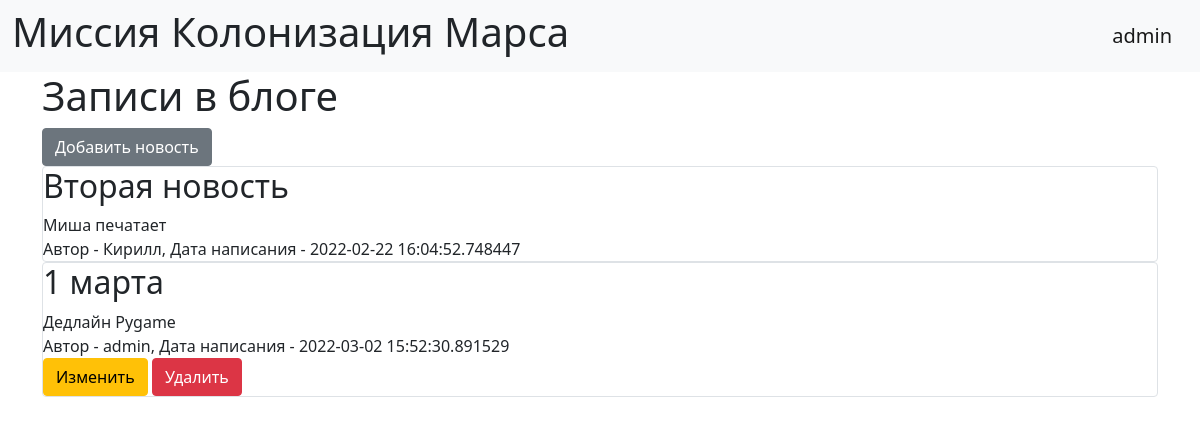
/ (signed in), run on the app's committed database.
### data/users.py (models this page shows, shortened)
class User(SqlAlchemyBase, UserMixin, SerializerMixin):
    __tablename__ = 'users'
    id = sqlalchemy.Column(sqlalchemy.Integer, primary_key=True,
                           autoincrement=True)
    name = sqlalchemy.Column(sqlalchemy.String, nullable=True)
    about = sqlalchemy.Column(sqlalchemy.String, nullable=True)
    email = sqlalchemy.Column(sqlalchemy.String, index=True,
                              unique=True, nullable=True)
    hashed_password = sqlalchemy.Column(sqlalchemy.String, nullable=True)
    created_date = sqlalchemy.Column(sqlalchemy.DateTime,
                                     default=datetime.datetime.now)
    news = orm.relation('News', back_populates='user')

### data/news.py (models this page shows)
class News(SqlAlchemyBase, SerializerMixin):
    __tablename__ = 'news'
    id = sqlalchemy.Column(sqlalchemy.Integer, primary_key=True,
                           autoincrement=True)
    title = sqlalchemy.Column(sqlalchemy.String, nullable=True)
    content = sqlalchemy.Column(sqlalchemy.String, nullable=True)
    created_date = sqlalchemy.Column(sqlalchemy.DateTime,
                                     default=datetime.datetime.now)
    is_private = sqlalchemy.Column(sqlalchemy.Boolean, default=True)
    user_id = sqlalchemy.Column(sqlalchemy.Integer,
                                sqlalchemy.ForeignKey('users.id'))
    user = orm.relation('User')

### main.py (the view)
@app.route('/')
def index():
    db_sess = db_session.create_session()
    if current_user.is_authenticated:
        news = db_sess.query(News).filter((News.user == current_user) | (News.is_private != True))
    else:
        news = db_sess.query(News).filter(News.is_private != True)
    return render_template('index.html', news=news)

### data/db_session.py (called while the page is built)
def create_session() -> Session:
    global __factory
    return __factory()

### main.py (called while the page is built)
@login_manager.user_loader
def load_user(user_id):
    db_sess = db_session.create_session()
    return db_sess.query(User).get(user_id)

### templates/index.html
{% extends "base.html" %}
{% block content %}
<h1>Записи в блоге</h1>
{% if current_user.is_authenticated %}
  <a href="news" class="btn btn-secondary">Добавить новость</a>
{% endif %}
{% for item in news %}
  <div class="col-md6 border rounded">
    <h2>{{ item.title }}</h2>
    <div>
      {{ item.content }}
    </div>
    <div>
      Автор - {{ item.user.name }}, Дата написания - {{ item.created_date }}
    </div>
    {% if current_user.is_authenticated and current_user == item.user %}
        <div>
          <a href="/news/{{ item.id }}" class="btn btn-warning">Изменить</a>
          <a href="/news_delete/{{ item.id }}" class="btn btn-danger">Удалить</a>
        </div>
    {% endif %}
  </div>
{% endfor %}
{% endblock %}

### templates/base.html (shortened to what this page needs)
<!DOCTYPE html>
<html lang="en">
<head>
     <link href="https://cdn.jsdelivr.net/npm/bootstrap@5.1.3/dist/css/bootstrap.min.css" rel="stylesheet">
</head>
<body>
<header>
    <nav class="navbar navbar-light bg-light">
        <div class="container-fluid">
            <h1>Миссия Колонизация Марса</h1>
        {% if current_user.is_authenticated %}
            <a class="navbar-brand" href="/logout">{{ current_user.name }}</a>
        {% else %}
            <p>
                <a class="btn btn-primary" href="/register">Зарегистрироваться</a>
                <a class="btn btn-success" href="/login">Войти</a>
            </p>
        {% endif %}
        </div>
    </nav>
</header>
<main role="main" class="container">
    {% block content %}{% endblock %}
</main>
</body>
</html>

### data on the page
User: name "admin"
News: title "Вторая новость", content "Миша печатает", user.name "Кирилл", created_date "2022-02-22 16:04:52.748447"
News: title "1 марта", content "Дедлайн Pygame", user.name "admin", created_date "2022-03-02 15:52:30.891529"
